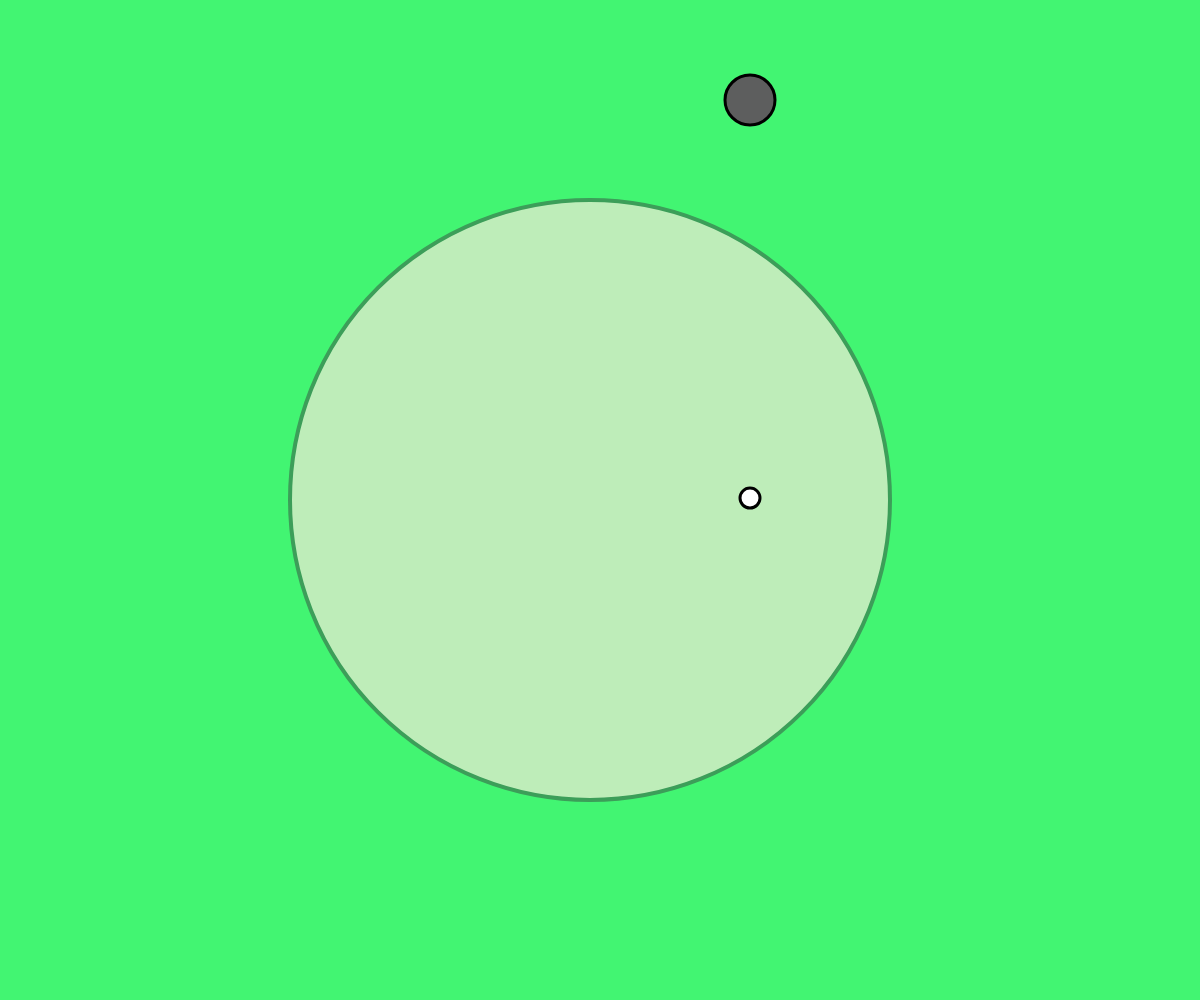
Frame 1 (no input)
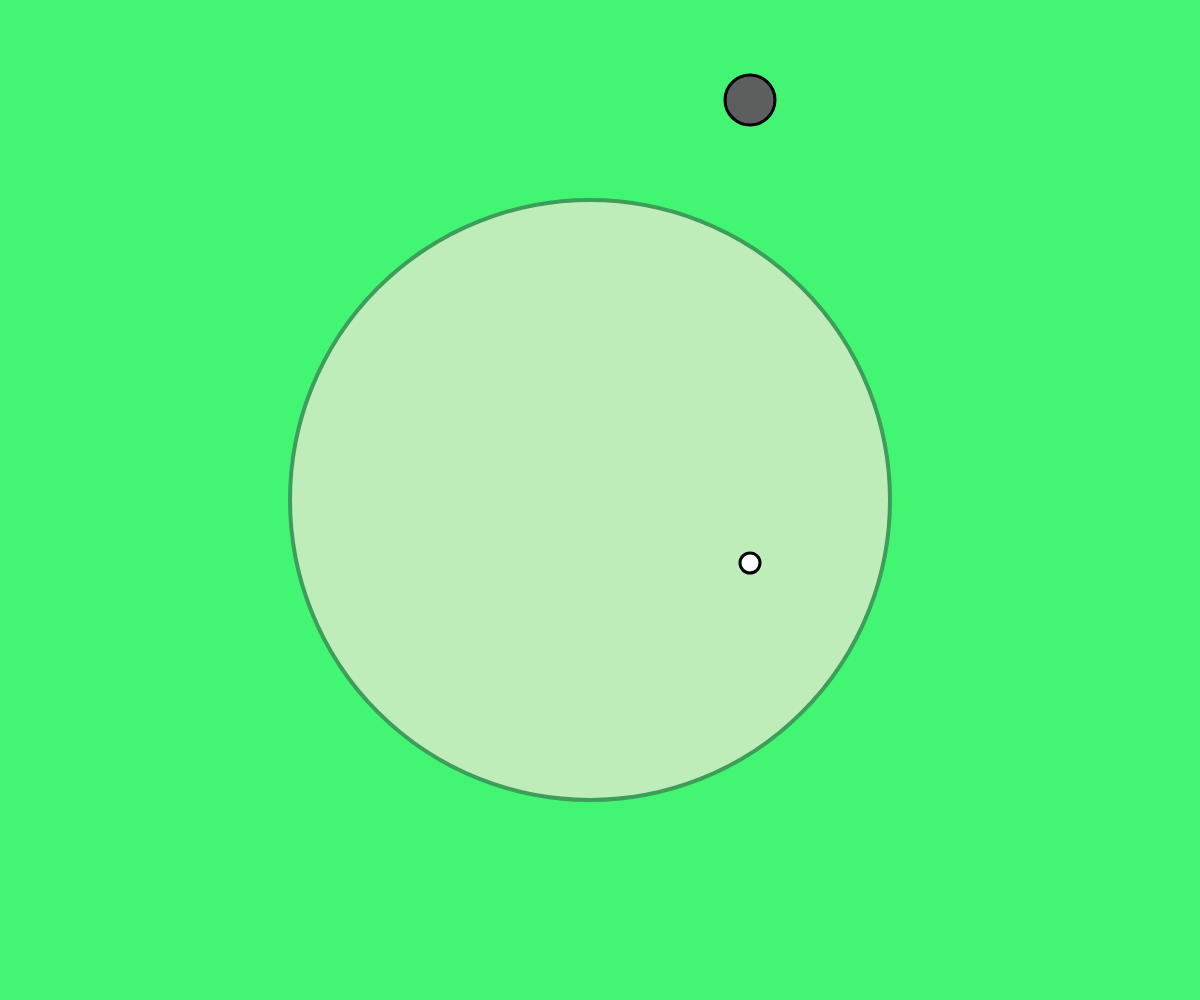
Frame 60 (no input)
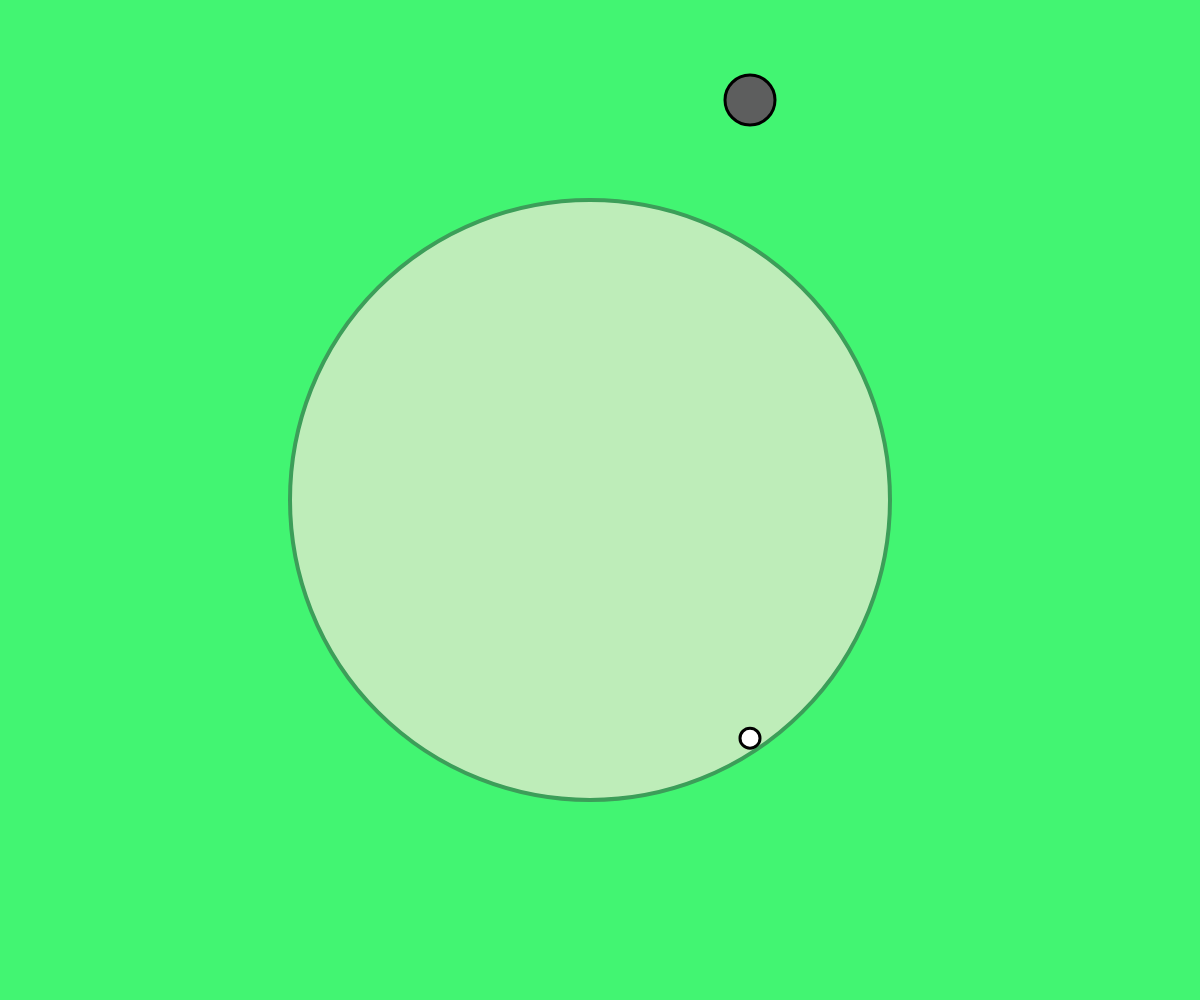
Frame 120 (the mouse pressed at the canvas centre since frame 60)

The p5.js sketch that drew these frames (run headless with seeded random() and noise() and a simulated clock; from frame 60 on, the mouse is pressed at the canvas centre):

// p5.js sketch
// ── sketch.js
let ballX = 750;
let ballY = 500;
let velY = -2;
let accY = 0.1; // Gravity
let guideX = ballX;
let guideY = ballY;
let holeX = 750;
let holeY = 100;
let holeSize = 50;
let threshold = 20; //threshold for alignment

function setup() {
	createCanvas(windowWidth, windowHeight);
	background(100);
}

function draw() {
	circle(mouseX, mouseY, 20);
	background(66, 245, 114);
	fill(190, 237, 185)
	stroke(60, 158, 89)
	strokeWeight(4)
	ellipse(width / 2 - 10, height / 2, 600, 600)


	// Calc. the distance between the ball and the hole
	let distance = dist(ballX, ballY, holeX, holeY);

	// Check if the ball is close enough to the hole to go into
	if (distance < threshold) {
		ballX = holeX; // hit ball to hole's X position
		ballY = holeY; // hit ball to hole's Y position

	} else {
		// Update velocity and position based on acceleration
		velY += accY;
		ballY += velY;
	}
	// Check if the mouse is pressed
	if (mouseIsPressed) {
		// If the mouse is pressed, apply an upward force 
		accY = -0.04; // adjust acc
	} else {
		// If the mouse is not pressed apply gravity
		accY = 0.1; // Adjust gravity
	}
	// hole
	fill(93, 94, 94)
	stroke(0)
	strokeWeight(3)
	ellipse(holeX, holeY, holeSize, holeSize);

	// ball
	fill(255)
	ellipse(ballX, ballY, 20, 20);
}
